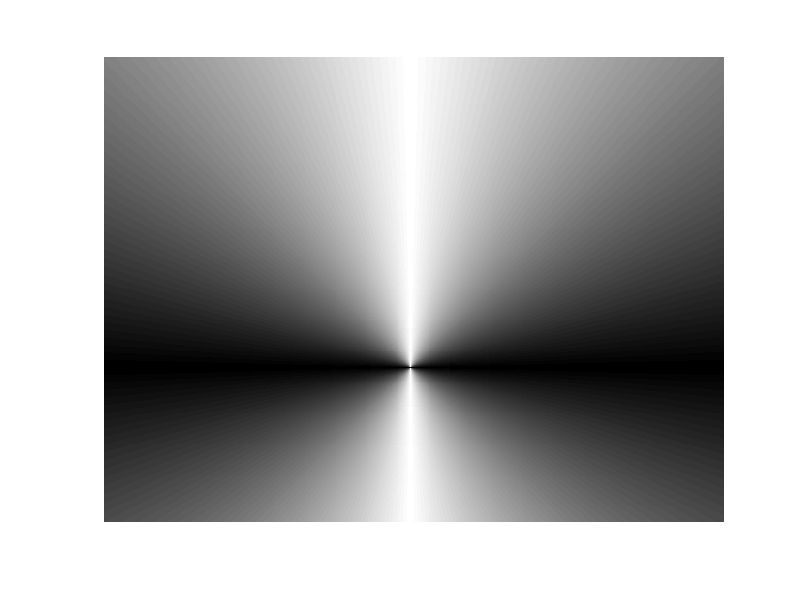

Write MATLAB code to recreate this figure.
%%%%%%%%%%%%%%%%%%%%%%%%%%%%%%%%%%%%%%%%%%%%%%%%%%%%%%%%%%%%%%%%%%%%%%%%%%%%%%%%
%
%      Applied Physics and Optics (UB) and Optics and Laser Beams (UCM)
% 
%        https://github.com/dmaluenda/DigiHolos2LaserBeamModelation
%
%    David Maluenda Niubo - dmaluendn@gmail.com            CC: by, NC, SA 
%
%%%%%%%%%%%%%%%%%%%%%%%%%%%%%%%%%%%%%%%%%%%%%%%%%%%%%%%%%%%%%%%%%%%%%%%%%%%%%%%%

%AD=[0 1;1 0];


%A=[263 -23];B=[450 182];C=[266 377];D=[72 177]; %CCD key points [px] 
a=[421 324];b=[308 215];c=[210 332];d=[328 424]; %SLM key points [mm]

%O_CCD=round([(B(1)+D(1))/2 (C(2)+A(2))/2]);
O_SLM=round([(a(1)+c(1))/2 (d(2)+b(2))/2]);
%D_CCD=(norm(B-D)+norm(C-A))/2;D_SLM=(norm(b-d)+norm(c-a))/2;
%step=D_SLM/D_CCD; %[mm]/[px]

[xx,yy]=meshgrid(-O_SLM(1):640-O_SLM(1)-1,-O_SLM(2):480-O_SLM(2)-1);

%Oa=a+A*AD*step-CCD_size*AD*step;
%Ob=b+B*AD*step-CCD_size*AD*step;
%Oc=c+C*AD*step-CCD_size*AD*step;
%Od=d+D*AD*step-CCD_size*AD*step;
%O=round((Oa+Ob+Oc+Od)/4)*AD;
%O_CCD_SLM=round(O+O_CCD*AD*step+offset*AD*step);

%aa=round(O+A*AD*step);
%bb=round(O+B*AD*step);
%cc=round(O+C*AD*step);
%dd=round(O+D*AD*step);

SLM_size=[640 480];
SLM=zeros(SLM_size)';

theta=atan(yy./xx);

% for i=1:SLM_size(1)
%     for j=1:SLM_size(2)
%         SLM(i,j)=theta(i,j)    
%     end
% end

imshow(abs(theta)/max(max(theta)))%,'colormap',colormap)
imwrite(abs(theta)/max(max(theta)),'RadialV.png','png')
